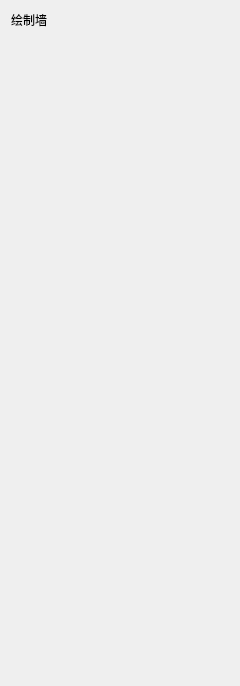
<?xml version="1.0" encoding="UTF-8"?>
<ui version="4.0">
 <class>MHRightNavigationDrawWall</class>
 <widget class="QWidget" name="MHRightNavigationDrawWall">
  <property name="geometry">
   <rect>
    <x>0</x>
    <y>0</y>
    <width>240</width>
    <height>686</height>
   </rect>
  </property>
  <property name="minimumSize">
   <size>
    <width>240</width>
    <height>0</height>
   </size>
  </property>
  <property name="windowTitle">
   <string>Form</string>
  </property>
  <layout class="QVBoxLayout" name="verticalLayout">
   <item>
    <widget class="QLabel" name="label">
     <property name="text">
      <string>绘制墙</string>
     </property>
    </widget>
   </item>
   <item>
    <spacer name="verticalSpacer">
     <property name="orientation">
      <enum>Qt::Orientation::Vertical</enum>
     </property>
     <property name="sizeHint" stdset="0">
      <size>
       <width>20</width>
       <height>644</height>
      </size>
     </property>
    </spacer>
   </item>
  </layout>
 </widget>
 <resources/>
 <connections/>
</ui>
